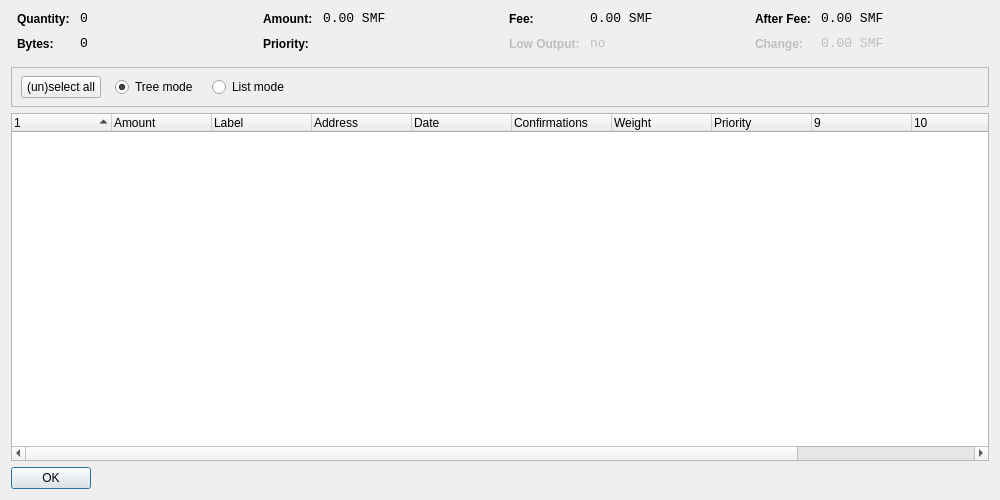
<?xml version="1.0" encoding="UTF-8"?>
<ui version="4.0">
 <class>CoinControlDialog</class>
 <widget class="QWidget" name="CoinControlDialog">
  <property name="geometry">
   <rect>
    <x>0</x>
    <y>0</y>
    <width>1000</width>
    <height>500</height>
   </rect>
  </property>
  <property name="windowTitle">
   <string>Coin Control</string>
  </property>
  <layout class="QVBoxLayout" name="verticalLayout">
   <item>
    <layout class="QHBoxLayout" name="horizontalLayoutTop" stretch="0,0,0,0">
     <property name="topMargin">
      <number>0</number>
     </property>
     <property name="bottomMargin">
      <number>10</number>
     </property>
     <item>
      <layout class="QFormLayout" name="formLayoutCoinControl1">
       <property name="horizontalSpacing">
        <number>10</number>
       </property>
       <property name="verticalSpacing">
        <number>10</number>
       </property>
       <property name="leftMargin">
        <number>6</number>
       </property>
       <property name="rightMargin">
        <number>6</number>
       </property>
       <item row="0" column="0">
        <widget class="QLabel" name="labelCoinControlQuantityText">
         <property name="styleSheet">
          <string notr="true">font-weight:bold;</string>
         </property>
         <property name="text">
          <string>Quantity:</string>
         </property>
        </widget>
       </item>
       <item row="0" column="1">
        <widget class="QLabel" name="labelCoinControlQuantity">
         <property name="font">
          <font>
           <family>Monospace</family>
           <pointsize>10</pointsize>
          </font>
         </property>
         <property name="cursor">
          <cursorShape>IBeamCursor</cursorShape>
         </property>
         <property name="contextMenuPolicy">
          <enum>Qt::ActionsContextMenu</enum>
         </property>
         <property name="text">
          <string notr="true">0</string>
         </property>
         <property name="textInteractionFlags">
          <set>Qt::LinksAccessibleByMouse|Qt::TextSelectableByKeyboard|Qt::TextSelectableByMouse</set>
         </property>
        </widget>
       </item>
       <item row="1" column="0">
        <widget class="QLabel" name="labelCoinControlBytesText">
         <property name="styleSheet">
          <string notr="true">font-weight:bold;</string>
         </property>
         <property name="text">
          <string>Bytes:</string>
         </property>
        </widget>
       </item>
       <item row="1" column="1">
        <widget class="QLabel" name="labelCoinControlBytes">
         <property name="font">
          <font>
           <family>Monospace</family>
           <pointsize>10</pointsize>
          </font>
         </property>
         <property name="cursor">
          <cursorShape>IBeamCursor</cursorShape>
         </property>
         <property name="contextMenuPolicy">
          <enum>Qt::ActionsContextMenu</enum>
         </property>
         <property name="text">
          <string notr="true">0</string>
         </property>
         <property name="textInteractionFlags">
          <set>Qt::LinksAccessibleByMouse|Qt::TextSelectableByKeyboard|Qt::TextSelectableByMouse</set>
         </property>
        </widget>
       </item>
      </layout>
     </item>
     <item>
      <layout class="QFormLayout" name="formLayoutCoinControl2">
       <property name="horizontalSpacing">
        <number>10</number>
       </property>
       <property name="verticalSpacing">
        <number>10</number>
       </property>
       <property name="leftMargin">
        <number>6</number>
       </property>
       <property name="rightMargin">
        <number>6</number>
       </property>
       <item row="0" column="0">
        <widget class="QLabel" name="labelCoinControlAmountText">
         <property name="styleSheet">
          <string notr="true">font-weight:bold;</string>
         </property>
         <property name="text">
          <string>Amount:</string>
         </property>
        </widget>
       </item>
       <item row="0" column="1">
        <widget class="QLabel" name="labelCoinControlAmount">
         <property name="font">
          <font>
           <family>Monospace</family>
           <pointsize>10</pointsize>
          </font>
         </property>
         <property name="cursor">
          <cursorShape>IBeamCursor</cursorShape>
         </property>
         <property name="contextMenuPolicy">
          <enum>Qt::ActionsContextMenu</enum>
         </property>
         <property name="text">
          <string notr="true">0.00 SMF</string>
         </property>
         <property name="textInteractionFlags">
          <set>Qt::LinksAccessibleByMouse|Qt::TextSelectableByKeyboard|Qt::TextSelectableByMouse</set>
         </property>
        </widget>
       </item>
       <item row="1" column="0">
        <widget class="QLabel" name="labelCoinControlPriorityText">
         <property name="styleSheet">
          <string notr="true">font-weight:bold;</string>
         </property>
         <property name="text">
          <string>Priority:</string>
         </property>
        </widget>
       </item>
       <item row="1" column="1">
        <widget class="QLabel" name="labelCoinControlPriority">
         <property name="font">
          <font>
           <family>Monospace</family>
           <pointsize>10</pointsize>
          </font>
         </property>
         <property name="cursor">
          <cursorShape>IBeamCursor</cursorShape>
         </property>
         <property name="contextMenuPolicy">
          <enum>Qt::ActionsContextMenu</enum>
         </property>
         <property name="text">
          <string/>
         </property>
         <property name="textInteractionFlags">
          <set>Qt::LinksAccessibleByMouse|Qt::TextSelectableByKeyboard|Qt::TextSelectableByMouse</set>
         </property>
        </widget>
       </item>
      </layout>
     </item>
     <item>
      <layout class="QFormLayout" name="formLayoutCoinControl3">
       <property name="horizontalSpacing">
        <number>10</number>
       </property>
       <property name="verticalSpacing">
        <number>10</number>
       </property>
       <property name="leftMargin">
        <number>6</number>
       </property>
       <property name="rightMargin">
        <number>6</number>
       </property>
       <item row="0" column="0">
        <widget class="QLabel" name="labelCoinControlFeeText">
         <property name="styleSheet">
          <string notr="true">font-weight:bold;</string>
         </property>
         <property name="text">
          <string>Fee:</string>
         </property>
        </widget>
       </item>
       <item row="0" column="1">
        <widget class="QLabel" name="labelCoinControlFee">
         <property name="font">
          <font>
           <family>Monospace</family>
           <pointsize>10</pointsize>
          </font>
         </property>
         <property name="cursor">
          <cursorShape>IBeamCursor</cursorShape>
         </property>
         <property name="contextMenuPolicy">
          <enum>Qt::ActionsContextMenu</enum>
         </property>
         <property name="text">
          <string notr="true">0.00 SMF</string>
         </property>
         <property name="textInteractionFlags">
          <set>Qt::LinksAccessibleByMouse|Qt::TextSelectableByKeyboard|Qt::TextSelectableByMouse</set>
         </property>
        </widget>
       </item>
       <item row="1" column="0">
        <widget class="QLabel" name="labelCoinControlLowOutputText">
         <property name="enabled">
          <bool>false</bool>
         </property>
         <property name="styleSheet">
          <string notr="true">font-weight:bold;</string>
         </property>
         <property name="text">
          <string>Low Output:</string>
         </property>
        </widget>
       </item>
       <item row="1" column="1">
        <widget class="QLabel" name="labelCoinControlLowOutput">
         <property name="enabled">
          <bool>false</bool>
         </property>
         <property name="font">
          <font>
           <family>Monospace</family>
           <pointsize>10</pointsize>
          </font>
         </property>
         <property name="cursor">
          <cursorShape>IBeamCursor</cursorShape>
         </property>
         <property name="contextMenuPolicy">
          <enum>Qt::ActionsContextMenu</enum>
         </property>
         <property name="text">
          <string>no</string>
         </property>
         <property name="textInteractionFlags">
          <set>Qt::LinksAccessibleByMouse|Qt::TextSelectableByKeyboard|Qt::TextSelectableByMouse</set>
         </property>
        </widget>
       </item>
      </layout>
     </item>
     <item>
      <layout class="QFormLayout" name="formLayoutCoinControl4">
       <property name="horizontalSpacing">
        <number>10</number>
       </property>
       <property name="verticalSpacing">
        <number>10</number>
       </property>
       <property name="leftMargin">
        <number>6</number>
       </property>
       <property name="rightMargin">
        <number>6</number>
       </property>
       <item row="0" column="0">
        <widget class="QLabel" name="labelCoinControlAfterFeeText">
         <property name="styleSheet">
          <string notr="true">font-weight:bold;</string>
         </property>
         <property name="text">
          <string>After Fee:</string>
         </property>
        </widget>
       </item>
       <item row="0" column="1">
        <widget class="QLabel" name="labelCoinControlAfterFee">
         <property name="font">
          <font>
           <family>Monospace</family>
           <pointsize>10</pointsize>
          </font>
         </property>
         <property name="cursor">
          <cursorShape>IBeamCursor</cursorShape>
         </property>
         <property name="contextMenuPolicy">
          <enum>Qt::ActionsContextMenu</enum>
         </property>
         <property name="text">
          <string notr="true">0.00 SMF</string>
         </property>
         <property name="textInteractionFlags">
          <set>Qt::LinksAccessibleByMouse|Qt::TextSelectableByKeyboard|Qt::TextSelectableByMouse</set>
         </property>
        </widget>
       </item>
       <item row="1" column="0">
        <widget class="QLabel" name="labelCoinControlChangeText">
         <property name="enabled">
          <bool>false</bool>
         </property>
         <property name="styleSheet">
          <string notr="true">font-weight:bold;</string>
         </property>
         <property name="text">
          <string>Change:</string>
         </property>
        </widget>
       </item>
       <item row="1" column="1">
        <widget class="QLabel" name="labelCoinControlChange">
         <property name="enabled">
          <bool>false</bool>
         </property>
         <property name="font">
          <font>
           <family>Monospace</family>
           <pointsize>10</pointsize>
          </font>
         </property>
         <property name="cursor">
          <cursorShape>IBeamCursor</cursorShape>
         </property>
         <property name="contextMenuPolicy">
          <enum>Qt::ActionsContextMenu</enum>
         </property>
         <property name="text">
          <string notr="true">0.00 SMF</string>
         </property>
         <property name="textInteractionFlags">
          <set>Qt::LinksAccessibleByMouse|Qt::TextSelectableByKeyboard|Qt::TextSelectableByMouse</set>
         </property>
        </widget>
       </item>
      </layout>
     </item>
    </layout>
   </item>
   <item>
    <widget class="QFrame" name="frame">
     <property name="minimumSize">
      <size>
       <width>0</width>
       <height>40</height>
      </size>
     </property>
     <property name="frameShape">
      <enum>QFrame::StyledPanel</enum>
     </property>
     <property name="frameShadow">
      <enum>QFrame::Sunken</enum>
     </property>
     <widget class="QWidget" name="horizontalLayoutWidget">
      <property name="geometry">
       <rect>
        <x>10</x>
        <y>0</y>
        <width>781</width>
        <height>41</height>
       </rect>
      </property>
      <layout class="QHBoxLayout" name="horizontalLayoutPanel" stretch="0,0,0,0">
       <property name="spacing">
        <number>14</number>
       </property>
       <item>
        <widget class="QPushButton" name="pushButtonSelectAll">
         <property name="sizePolicy">
          <sizepolicy hsizetype="Maximum" vsizetype="Fixed">
           <horstretch>0</horstretch>
           <verstretch>0</verstretch>
          </sizepolicy>
         </property>
         <property name="text">
          <string>(un)select all</string>
         </property>
        </widget>
       </item>
       <item>
        <widget class="QRadioButton" name="radioTreeMode">
         <property name="sizePolicy">
          <sizepolicy hsizetype="Maximum" vsizetype="Fixed">
           <horstretch>0</horstretch>
           <verstretch>0</verstretch>
          </sizepolicy>
         </property>
         <property name="text">
          <string>Tree mode</string>
         </property>
         <property name="checked">
          <bool>true</bool>
         </property>
        </widget>
       </item>
       <item>
        <widget class="QRadioButton" name="radioListMode">
         <property name="sizePolicy">
          <sizepolicy hsizetype="Maximum" vsizetype="Fixed">
           <horstretch>0</horstretch>
           <verstretch>0</verstretch>
          </sizepolicy>
         </property>
         <property name="text">
          <string>List mode</string>
         </property>
        </widget>
       </item>
       <item>
        <spacer name="horizontalSpacer">
         <property name="orientation">
          <enum>Qt::Horizontal</enum>
         </property>
         <property name="sizeHint" stdset="0">
          <size>
           <width>40</width>
           <height>20</height>
          </size>
         </property>
        </spacer>
       </item>
      </layout>
     </widget>
    </widget>
   </item>
   <item>
    <widget class="CoinControlTreeWidget" name="treeWidget">
     <property name="contextMenuPolicy">
      <enum>Qt::CustomContextMenu</enum>
     </property>
     <property name="sortingEnabled">
      <bool>false</bool>
     </property>
     <property name="columnCount">
      <number>12</number>
     </property>
     <attribute name="headerShowSortIndicator" stdset="0">
      <bool>true</bool>
     </attribute>
     <attribute name="headerStretchLastSection">
      <bool>false</bool>
     </attribute>
     <column>
      <property name="text">
       <string/>
      </property>
     </column>
     <column>
      <property name="text">
       <string>Amount</string>
      </property>
     </column>
     <column>
      <property name="text">
       <string>Label</string>
      </property>
     </column>
     <column>
      <property name="text">
       <string>Address</string>
      </property>
     </column>
     <column>
      <property name="text">
       <string>Date</string>
      </property>
     </column>
     <column>
      <property name="text">
       <string>Confirmations</string>
      </property>
      <property name="toolTip">
       <string>Confirmed</string>
      </property>
     </column>
     <column>
      <property name="text">
       <string>Weight</string>
      </property>
     </column>
     <column>
      <property name="text">
       <string>Priority</string>
      </property>
     </column>
     <column>
      <property name="text">
       <string/>
      </property>
     </column>
     <column>
      <property name="text">
       <string/>
      </property>
     </column>
     <column>
      <property name="text">
       <string/>
      </property>
     </column>
     <column>
      <property name="text">
       <string/>
      </property>
     </column>
    </widget>
   </item>
   <item>
    <widget class="QDialogButtonBox" name="buttonBox">
     <property name="sizePolicy">
      <sizepolicy hsizetype="Maximum" vsizetype="Fixed">
       <horstretch>0</horstretch>
       <verstretch>0</verstretch>
      </sizepolicy>
     </property>
     <property name="orientation">
      <enum>Qt::Horizontal</enum>
     </property>
     <property name="standardButtons">
      <set>QDialogButtonBox::Ok</set>
     </property>
    </widget>
   </item>
  </layout>
 </widget>
 <customwidgets>
  <customwidget>
   <class>CoinControlTreeWidget</class>
   <extends>QTreeWidget</extends>
   <header>coincontroltreewidget.h</header>
  </customwidget>
 </customwidgets>
 <resources/>
 <connections/>
</ui>
